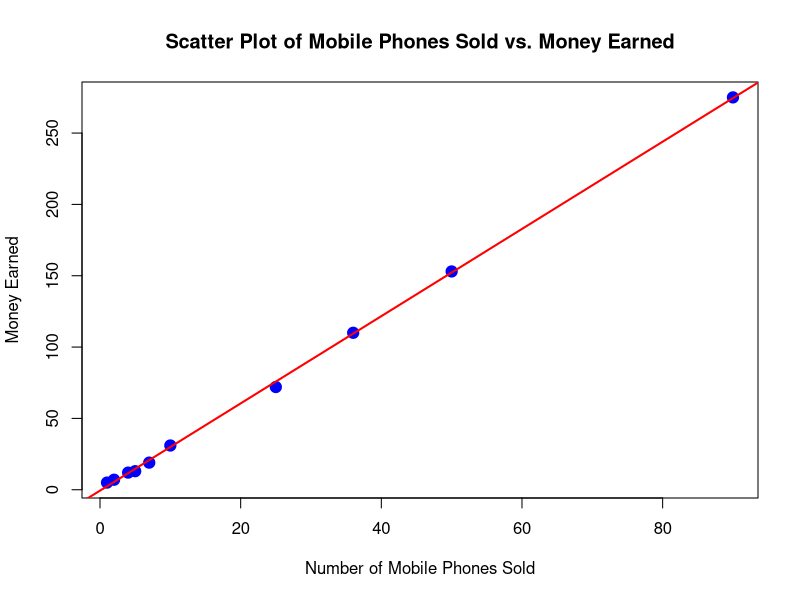

The R source for this figure:
x <- c(4, 1, 5, 7, 10, 2, 50, 25, 90, 36)
y <- c(12, 5, 13, 19, 31, 7, 153, 72, 275, 110)
plot(x, y, main = "Scatter Plot of Mobile Phones Sold vs. Money Earned",
     xlab = "Number of Mobile Phones Sold", ylab = "Money Earned",
     pch = 19, col = "blue", cex = 1.5)  
abline(lm(y ~ x), col = "red", lwd = 2)
dev.copy(png, filename = "scatter_plot_phones_vs_money.png")
dev.off()
